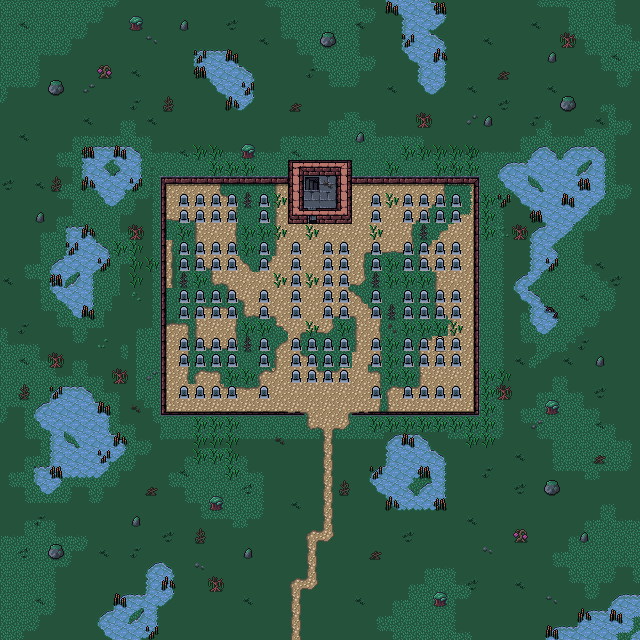

This is a level from a 2D game, rendered from its Tiled map with the project's own tilesets. A one-line summary and the map file follow, with tile-layer data summarised:
An orthogonal 40x40 tile map with 16x16 px tiles, 6 tile layers (Background, Ground, Foreground, AboveSprites, ...), 3 tilesets and 37 objects.

<map version="1.10" tiledversion="1.10.1" orientation="orthogonal" renderorder="right-down" width="40" height="40" tilewidth="16" tileheight="16" infinite="0" nextlayerid="10" nextobjectid="89">
 <editorsettings>
  <export target="wastetown..tmx" format="tmx" />
 </editorsettings>
 <tileset firstgid="1" source="../../../../common/maps/tileset/main.tsx" />
 <tileset firstgid="10113" source="../../../../common/maps/tileset/buildings.tsx" />
 <tileset firstgid="11905" source="../../../../common/maps/tileset/main-nocollide.tsx" />
 <layer id="1" name="Background" width="40" height="40">
  <data>[1600 cells, 1599 non-empty, 31 distinct tile ids]</data>
 </layer>
 <layer id="2" name="Ground" width="40" height="40">
  <data>[1600 cells, 800 non-empty, 67 distinct tile ids]</data>
 </layer>
 <layer id="7" name="Foreground" width="40" height="40">
  <data>[1600 cells, 78 non-empty, 14 distinct tile ids]</data>
 </layer>
 <layer id="8" name="AboveSprites" width="40" height="40">
  <data>[1600 cells, 143 non-empty, 36 distinct tile ids]</data>
 </layer>
 <layer id="3" name="Clutter" width="40" height="40">
  <data>[1600 cells, 453 non-empty, 87 distinct tile ids]</data>
 </layer>
 <layer id="9" name="Clutter Above" width="40" height="40">
  <properties>
   <property name="spriteLayer" type="bool" value="true" />
  </properties>
  <data>[1600 cells, 201 non-empty, 5 distinct tile ids]</data>
 </layer>
 <objectgroup id="4" name="Objects">
  <object id="38" template="../../../../common/maps/obj/entry_up.tx" x="272" y="639" width="48" height="16" />
  <object id="49" template="../../../../common/maps/obj/entry_down.tx" x="305.5" y="192">
   <properties>
    <property name="teleport" value="../Shandalar Old Border/maps/map/graveyard_crypt/crypt_5.tmx" />
   </properties>
  </object>
  <object id="52" template="../../../../common/maps/obj/enemy.tx" x="150.5" y="142.333">
   <properties>
    <property name="enemy" value="Ghost" />
    <property name="threatRange" type="int" value="40" />
    <property name="waypoints" value="88,87" />
   </properties>
  </object>
  <object id="54" template="../../../../common/maps/obj/gold.tx" x="165" y="207" />
  <object id="55" template="../../../../common/maps/obj/gold.tx" x="322" y="192" />
  <object id="56" template="../../../../common/maps/obj/gold.tx" x="458.5" y="385.5" />
  <object id="57" template="../../../../common/maps/obj/gold.tx" x="167" y="384.5" />
  <object id="58" template="../../../../common/maps/obj/enemy.tx" x="209" y="288" visible="1">
   <properties>
    <property name="enemy" value="Zombie" />
    <property name="hidden" type="bool" value="true" />
    <property name="pursueRange" type="float" value="60" />
    <property name="threatRange" type="float" value="30" />
   </properties>
  </object>
  <object id="59" template="../../../../common/maps/obj/enemy.tx" x="399" y="240.5" visible="1">
   <properties>
    <property name="enemy" value="Zombie" />
    <property name="hidden" type="bool" value="true" />
    <property name="pursueRange" type="float" value="60" />
    <property name="threatRange" type="float" value="30" />
   </properties>
  </object>
  <object id="60" template="../../../../common/maps/obj/enemy.tx" x="431" y="336.5" visible="1">
   <properties>
    <property name="enemy" value="Zombie" />
    <property name="hidden" type="bool" value="true" />
    <property name="pursueRange" type="float" value="60" />
    <property name="threatRange" type="float" value="30" />
   </properties>
  </object>
  <object id="61" template="../../../../common/maps/obj/enemy.tx" x="304.5" y="289.5" visible="1">
   <properties>
    <property name="enemy" value="Skeleton Soldier" />
    <property name="hidden" type="bool" value="true" />
    <property name="pursueRange" type="float" value="60" />
    <property name="threatRange" type="float" value="30" />
   </properties>
  </object>
  <object id="62" template="../../../../common/maps/obj/enemy.tx" x="177" y="240.5" visible="1">
   <properties>
    <property name="enemy" value="Zombie" />
    <property name="hidden" type="bool" value="true" />
    <property name="pursueRange" type="float" value="60" />
    <property name="threatRange" type="float" value="30" />
   </properties>
  </object>
  <object id="63" template="../../../../common/maps/obj/enemy.tx" x="272.5" y="204.5" visible="1">
   <properties>
    <property name="enemy" value="Skeleton Soldier" />
    <property name="hidden" type="bool" value="true" />
    <property name="pursueRange" type="float" value="60" />
    <property name="threatRange" type="float" value="30" />
   </properties>
  </object>
  <object id="64" template="../../../../common/maps/obj/enemy.tx" x="197.5" y="336" visible="1">
   <properties>
    <property name="enemy" value="Skeleton Soldier" />
    <property name="hidden" type="bool" value="true" />
    <property name="pursueRange" type="float" value="60" />
    <property name="threatRange" type="float" value="30" />
   </properties>
  </object>
  <object id="65" template="../../../../common/maps/obj/enemy.tx" x="238" y="383.5" visible="1">
   <properties>
    <property name="enemy" value="Zombie" />
    <property name="hidden" type="bool" value="true" />
    <property name="pursueRange" type="float" value="60" />
    <property name="threatRange" type="float" value="30" />
   </properties>
  </object>
  <object id="66" template="../../../../common/maps/obj/enemy.tx" x="272.5" y="311" visible="1">
   <properties>
    <property name="enemy" value="Zombie" />
    <property name="hidden" type="bool" value="true" />
    <property name="pursueRange" type="float" value="60" />
    <property name="threatRange" type="float" value="30" />
   </properties>
  </object>
  <object id="67" template="../../../../common/maps/obj/enemy.tx" x="353" y="368.5" visible="1">
   <properties>
    <property name="enemy" value="Skeleton Soldier" />
    <property name="hidden" type="bool" value="true" />
    <property name="pursueRange" type="float" value="60" />
    <property name="threatRange" type="float" value="30" />
   </properties>
  </object>
  <object id="68" template="../../../../common/maps/obj/enemy.tx" x="385.5" y="286" visible="1">
   <properties>
    <property name="enemy" value="Skeleton Soldier" />
    <property name="hidden" type="bool" value="true" />
    <property name="pursueRange" type="float" value="60" />
    <property name="threatRange" type="float" value="30" />
   </properties>
  </object>
  <object id="69" template="../../../../common/maps/obj/collision.tx" x="-1.98" y="641" width="644.96" height="16" />
  <object id="71" template="../../../../common/maps/obj/collision.tx" x="-14.98" y="-16.5" width="644.96" height="16" />
  <object id="72" template="../../../../common/maps/obj/collision.tx" x="-16.5" y="-12.472" width="16" height="666.944" />
  <object id="73" template="../../../../common/maps/obj/collision.tx" x="640" y="-10.472" width="16" height="667.944" />
  <object id="74" template="../../../../common/maps/obj/enemy.tx" x="135" y="66">
   <properties>
    <property name="enemy" value="Wraith" />
    <property name="threatRange" type="int" value="30" />
    <property name="waypoints" value="84,83" />
   </properties>
  </object>
  </objectgroup>
</map>
<!-- 14 of 37 objects omitted -->
